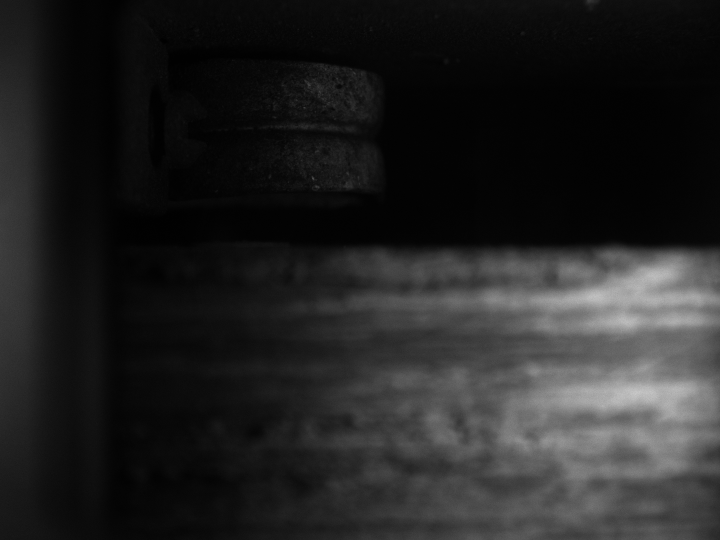
//> input picture build/test7.bmp, 720 x 540 px
$ ./edge_demo   (built with g++ and OpenCV 4)
//> lines starting //> are read from the running program, lines starting //| are printed output that depends on the picture; after the words box and inside, x2 and y2 are one past the last pixel; in counts of white or black regions, pixels touching at a corner belong together
//code by tomLee, 2021/11/16
#include <opencv2/opencv.hpp>
#include <iostream>
// using namespaces to nullify use of cv::function(); syntax and std::function();

#include "opencv2/highgui.hpp"
#include "opencv2/imgcodecs.hpp"
#include "opencv2/imgproc.hpp"
#include <iostream>

using namespace std;
using namespace cv;


int center_x = 382;
int center_y = 108;
int width = 48;
int height = 110;


// float y_up_direction_filter = 0.4;
float y_up_direction_filter = 0.08;
float y_down_direction_filter = 0.9;
float x_right_direction_filter = 0.9;
float x_left_direction_filter = 0.1;

int x_offset = 20; // 20 pixels offset from the right width of the image
int filter_area_size =3000; // 20000 pixels filter size for the bounding box
int filter_area_size_wt =10; /// 10  for the weighting the bounding box
int time_of_dilate = 0; // time of dilate minus the time of erode
//light enhancement
float light_enhance_alpha = 1.1;
int light_enhance_beta = 10;
bool show_filter_image = false; // show the filter box
Rect default_box(center_x, center_y, width, height); // (x=100, y=100)为框的左上角，10x10的大小

//identity light enhancement
float isLight(cv::Mat& src) {
    cv::Mat gray;
    cv::cvtColor(src, gray, cv::COLOR_BGR2GRAY);
    float sum = 0;
    int ls[256] = {0};
    int size = gray.rows * gray.cols;

    for (int i = 0; i < gray.rows; i++) {
        for (int j = 0; j < gray.cols; j++) {
            uchar pixelValue = gray.at<uchar>(i, j);
            sum += (pixelValue - 128);
            ls[(int)pixelValue]++;
        }
    }

    float avg = sum / size;
    float total = 0;

    for (int i = 0; i < 256; i++) {
        total += abs((float)i - avg) * ls[i];
    }
    float mean = total / size;

    float cast = abs(avg / mean);
    cout << "Average:" << avg << ", Anomaly value:" << cast << endl;

    if (cast > 1) {
        cout << "Brightness Anomaly: " << (avg > 0 ? "Too Bright" : "Too Dark") << " " << avg << endl;
    } else {
        cout << "Normal" << endl;
    }

    return avg;
}

//enhance light
void Brightnessand_contrast(Mat &image , Mat& outputImage, double alpha, int beta)
{
	//调整亮度和对比度
	for (int y = 0; y < image.rows; y++) {
		for (int x = 0; x < image.cols; x++) {
			for (int c = 0; c < image.channels(); c++) {
				outputImage.at<cv::Vec3b>(y, x)[c] =
					cv::saturate_cast<uchar>(alpha * image.at<cv::Vec3b>(y, x)[c] + beta);
			}
		}
	}
}


// 判断一个点是否在指定矩形框内
// [4 lines left out: function isPointInsideRect, not called in this run]

void drawBoundingBoxes(const Mat& binaryImage, Mat& outputImage, const Rect& init_box) {
    // Ensure the image is binary (0 or 255 values)
    Point bottomLeft_pt, bottomRight_pt;
    Point upright_pt, downright_pt;
    // Point bottomRight;
    Mat binImage;
    threshold(binaryImage, binImage, 100, 255, THRESH_BINARY);


    // 计算 init_box 的中心点
    Point initCenter(init_box.x + init_box.width / 2, init_box.y + init_box.height / 2);


    // Find contours
    vector<vector<Point>> contours;
    vector<Vec4i> hierarchy;
    findContours(binImage, contours, hierarchy, RETR_EXTERNAL, CHAIN_APPROX_SIMPLE);

    // Variable to store the bounding box with maximum y value
    Rect maxXYBoundingBox;
    int maxY = -1;  // Start with a very small y value to find the max
    int maxheight = -1;
    int maxx = -1;  // Start with a very small y value to find the max
    int maxwidth = -1;

    // Iterate through each contour and find the bounding box with maximum y
    for (const auto& contour : contours) {
        Rect boundingBox = boundingRect(contour);
        // cout << "Bounding boundingBox: " << boundingBox.area() << endl;
        // Skip bounding boxes with area smaller than 100
        if (boundingBox.area() < filter_area_size || abs((boundingBox.y+(boundingBox.height/2)) - (init_box.y+(init_box.height/2))) > init_box.height || boundingBox.area() > filter_area_size_wt*filter_area_size) {
            if (show_filter_image ==true) {
                rectangle(outputImage, boundingBox, Scalar(255, 255, 0), 2);
            };
            // rectangle(outputImage, boundingBox, Scalar(255, 255, 0), 2);
            rectangle(outputImage, boundingBox, Scalar(0, 0, 0), FILLED);
            continue;
        }

        cout << "Bounding boundingBox: " << boundingBox.area() << endl;
        // Check if this bounding box's y value is the largest encountered
        if (boundingBox.y+boundingBox.height > maxY+maxheight&& boundingBox.x+boundingBox.width > maxx+maxwidth)
        {
            maxY = boundingBox.y;
            maxheight = boundingBox.height;
            maxx = boundingBox.x;
            maxwidth = boundingBox.width;
            maxXYBoundingBox = boundingBox;
        }

        // Draw the bottom edge of the bounding box
        // Point bottomLeft(maxXYBoundingBox.x, maxXYBoundingBox.y + maxXYBoundingBox.height); // Bottom-left corner
        // Point bottomRight(maxXYBoundingBox.x + maxXYBoundingBox.width, maxXYBoundingBox.y + maxXYBoundingBox.height); // Bottom-right corner
        Point upright_pt(maxXYBoundingBox.x+maxXYBoundingBox.width, maxXYBoundingBox.y ); // Bottom-left corner
        Point downright_pt(maxXYBoundingBox.x + maxXYBoundingBox.width, maxXYBoundingBox.y + maxXYBoundingBox.height); // Bottom-right corner
        // line(outputImage, bottomLeft, bottomRight, Scalar(0, 0, 255), 2); // Red line for the bottom edge
        line(outputImage, upright_pt, downright_pt, Scalar(0, 0, 255), 2); // Red line for the bottom edge
        // bottomLeft_pt = bottomLeft;
        // bottomRight_pt = bottomRight;
        bottomLeft_pt = upright_pt;
        bottomRight_pt = downright_pt;

    }
    imshow("filter_area_size", outputImage);
    // 计算 bottomLeft_pt 和 bottomRight_pt 的中点
    Point middlePoint((bottomLeft_pt.x + bottomRight_pt.x) / 2,
                      (bottomLeft_pt.y + bottomRight_pt.y) / 2);

    // cout<< "Bounding Boxes2: " << bottomLeft_pt << " " << bottomRight_pt << endl;


    rectangle(outputImage, init_box, Scalar(255, 255, 0), 2);

    // isPointInsideRect(bottomRight, box); // true
    // cout<< "isPointInsideRect: " << isPointInsideRect(bottomLeft_pt, init_box) << endl;

    // 输出 init_box 的中心点和 middlePoint
    cout << "Init Box Center: " << initCenter << endl;
    cout << "Middle Point: " << middlePoint << endl;

    // 计算距离
    int dis = sqrt(pow(middlePoint.x - initCenter.x, 2) + pow(middlePoint.y - initCenter.y, 2));
    int dis_y = abs(init_box.y - middlePoint.y);
    line(outputImage, middlePoint, initCenter, Scalar(255, 0, 0), 2);


    if (dis_y < init_box.width/2) {
        cout << "OK satifies the condition" << endl;
    }
    else {
        cout << "Not OK does not satisfy the condition" << endl;
    };
    cout << "Distance: " << dis << endl;

}


int main()
{
    // [5 lines of commented-out code are left out]
    Mat orignal_img = imread("test7.bmp");
//> orignal_img is the input picture: 540 rows x 720 cols, CV_8UC3; min 1, max 200, mean 35.1
    if (orignal_img.empty()) {
        cerr << "Error: Could not open or find the image!" << endl;
        return -1;
    }
    Mat show_orignal_img = orignal_img;
    // Mat orignal_img = imread("test6.bmp");
    cout << "Original Image Size: " << orignal_img.size() << endl;
//| Original Image Size: [720 x 540]
    // float light_value;
    float light_value = isLight(orignal_img);
//> the loop in isLight, `for (int i = 0; i < gray.rows; i++)` made 540 passes
//> sum on passes 1 to 3: -82508, -165106, -247869
//> after the loop in isLight, `for (int i = 0; i < gray.rows; i++)`: sum = -36104064; ls = 256 values, max 36117 at index 3, min 0 at index 0, mean 1518.8
//> in isLight, `float avg = sum / size;`: avg = -92.86
//> the loop in isLight, `for (int i = 0; i < 256; i++)` made 256 passes
//> total on passes 1 to 3: 0, 143136.9, 1088609
//> after the loop in isLight, `for (int i = 0; i < 256; i++)`: total = 49762296
//> in isLight, `float mean = total / size;`: mean = 128
//> in isLight, `float cast = abs(avg / mean);`: cast = 0.726
//| Average:-92.8602, Anomaly value:0.725531
//> light_value = -92.86


    // Change the background from white to black, since that will help later to extract
    // better results during the use of Distance Transform
    for( int x = 0; x < orignal_img.rows; x++ ) {
      for( int y = 0; y < orignal_img.cols; y++ ) {
          if ( orignal_img.at<Vec3b>(x, y) == Vec3b(255,255,255) ) {
            orignal_img.at<Vec3b>(x, y)[0] = 0;
            orignal_img.at<Vec3b>(x, y)[1] = 0;
            orignal_img.at<Vec3b>(x, y)[2] = 0;
          }
        }
    }
    // // Show output image
    // imshow("Black Background Image", orignal_img);
    // Mat kernel = Mat_<float>(3,3);
    Mat Light_img;

    int cnt = 0;
    int time_of_brightness = 0;
    cout << "Light Value: " << light_value << endl;
//| Light Value: -92.8602
    if(light_value<50){
        Light_img = orignal_img.clone();
        for(cnt = 0; cnt < 10; cnt++){

            Brightnessand_contrast(Light_img, Light_img, light_enhance_alpha, light_enhance_beta);
            float light_value2 = isLight(Light_img);
            cout << "Light light_value2: " << light_value2 << endl;
            if(light_value2>0){
                orignal_img = Light_img;
                time_of_brightness =cnt;
                break;
            }
        }
//> this loop made 6 passes
//> light_value2 on passes 1 to 6: -79.35, -64.49, -48.23, -30.78, -12.47, 6.37
//> (printed output is left out)
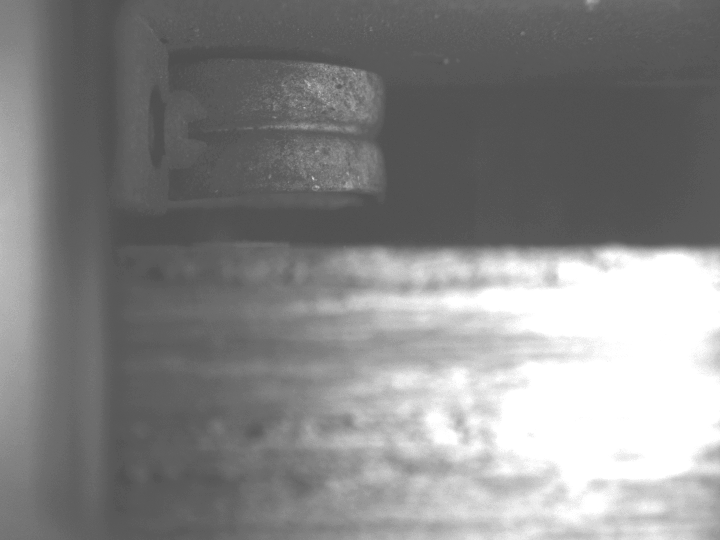
//> Light_img: 540 rows x 720 cols, CV_8UC3; min 78, max 255, mean 134.4

    }


    cout << "Dark light_value: " << light_value << endl;
//| Dark light_value: -92.8602

    // Create a kernel that we will use for accuting/sharpening our image
    Mat kernel = (Mat_<float>(3,3) <<
            1,  1, 1,
            1, -9, 1,
            1,  1, 1); // an approximation of second derivative, a quite strong kernel

    Mat imgLaplacian;
    Mat sharp = orignal_img; // copy source image to another temporary one
    filter2D(sharp, imgLaplacian, CV_32F, kernel);

    orignal_img.convertTo(sharp, CV_32F);
    Mat imgResult = sharp - imgLaplacian;
    // convert back to 8bits gray scale
    imgResult.convertTo(imgResult, CV_8UC3);
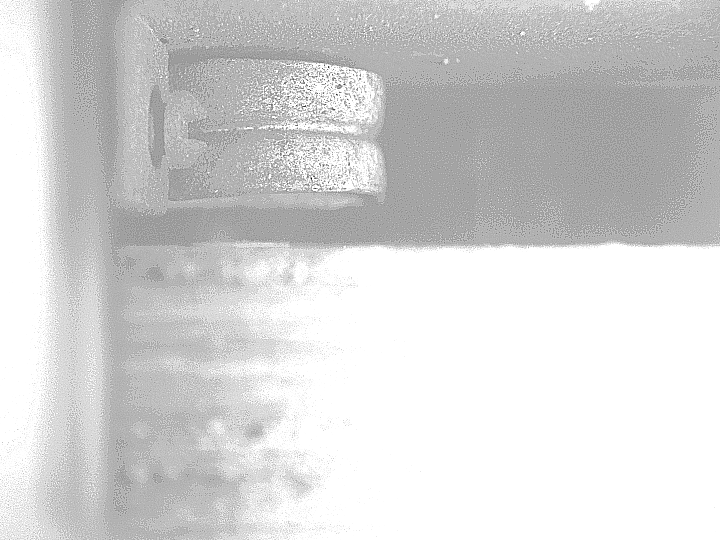
//> imgResult: 540 rows x 720 cols, CV_8UC3; min 1, max 255, mean 212.5
    imgLaplacian.convertTo(imgLaplacian, CV_8UC3);
//> imgLaplacian: 540 rows x 720 cols, CV_8UC3
    // imshow( "Laplace Filtered Image", imgLaplacian );
    imshow( "New Sharped Image", imgResult );
    orignal_img = imgResult; // copy back
    // Create binary image from source image
    Mat bw;
    cvtColor(orignal_img, bw, CV_BGR2GRAY);
    threshold(bw, bw, 40, 200, CV_THRESH_BINARY | CV_THRESH_OTSU);
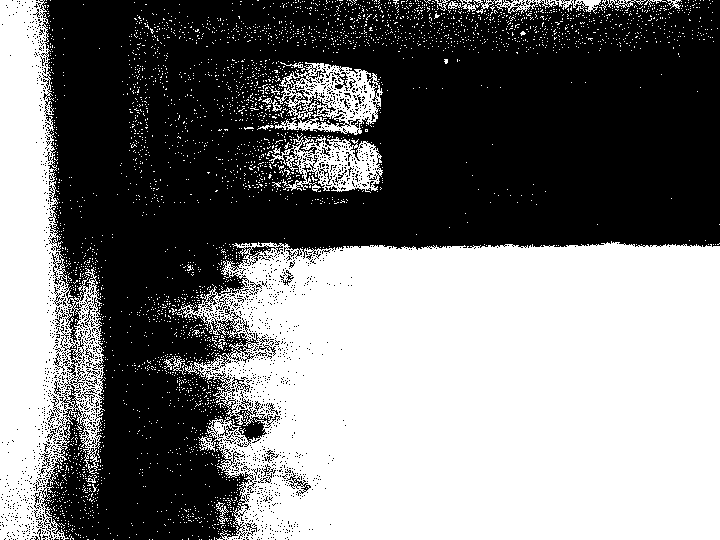
//> bw: 540 rows x 720 cols, CV_8UC1; values 0 (black) and 200 (white), 48.3% white; 3539 white regions (3520 under 20 px), largest, box (x1, y1, x2, y2) and area: (163, 241, 720, 540) 141429, (0, 0, 105, 540) 31932, (275, 62, 383, 135) 3842

    cv::Mat element = getStructuringElement(MORPH_RECT, Size(3, 3));
	cv::Mat result;
    cv::Mat result2;
	cv::erode(bw, result, element);
//> result: 540 rows x 720 cols, CV_8UC1; values 0 (black) and 200 (white), 39% white; 270 white regions (252 under 20 px), largest, box (x1, y1, x2, y2) and area: (226, 244, 720, 540) 129043, (0, 0, 56, 540) 21337, (358, 162, 368, 183) 111
    // cv::erode(result, result, element);

    cv::dilate(result, result2, element);
//> result2: 540 rows x 720 cols, CV_8UC1; values 0 (black) and 200 (white), 41.6% white; 152 white regions (117 under 20 px), largest, box (x1, y1, x2, y2) and area: (225, 243, 720, 540) 133599, (0, 0, 57, 540) 24084, (340, 71, 376, 123) 598
    int ii = 0;
    if (time_of_brightness > 0) {
        for(ii=0 ; ii<time_of_brightness-time_of_dilate; ii++){
            // cout << "time_of_brightness: " << time_of_brightness << endl;
            cv::dilate(result2, result2, element);
        }
//> this loop made 5 passes
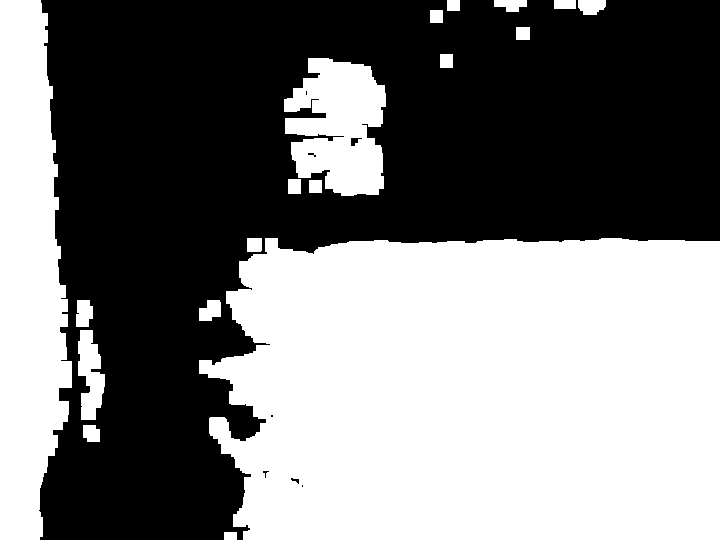
//> result2: 540 rows x 720 cols, CV_8UC1; values 0 (black) and 200 (white), 48.5% white; 18 white regions, largest, box (x1, y1, x2, y2) and area: (199, 238, 720, 540) 143837, (0, 0, 72, 540) 29742, (284, 58, 386, 196) 10180
    }

    // Convert to grayscale
    Mat img_gray;
    cvtColor(orignal_img, img_gray, COLOR_BGR2GRAY);

    // Blur the image for better edge detection
    Mat img_blur;
    GaussianBlur(img_gray, img_blur, Size(3,3), 0);

    // Mat binaryImage1;
    // threshold(img_blur, binaryImage1, 100, 255, THRESH_BINARY); // Adjust the threshold value as needed
    // threshold(img_blur, binaryImage1, 100, 225, CV_THRESH_BINARY); // Adjust the threshold value as needed

    //using the result2 dilation as binaryImage1
    Mat binaryImage1 = result2;
    // imshow("binaryImage1", binaryImage1);
    for(int i=0; i<binaryImage1.rows; i++){


        for(int j=0; j<binaryImage1.cols; j++){
            // y direction filter for removing horizontal lines
            if(i<(orignal_img.rows*y_up_direction_filter) || (i>(orignal_img.rows*y_down_direction_filter)))
            {

                binaryImage1.at<uchar>(i,j) = 0;

                if( j>(orignal_img.cols-x_offset)){
                    binaryImage1.at<uchar>(i,j) = 0;
                }

            }
            // x direction filter for removing horizontal lines
            if(j>(orignal_img.cols*x_right_direction_filter) || j<(orignal_img.cols*x_left_direction_filter)){
                binaryImage1.at<uchar>(i,j) = 0;
            }

        }
    }
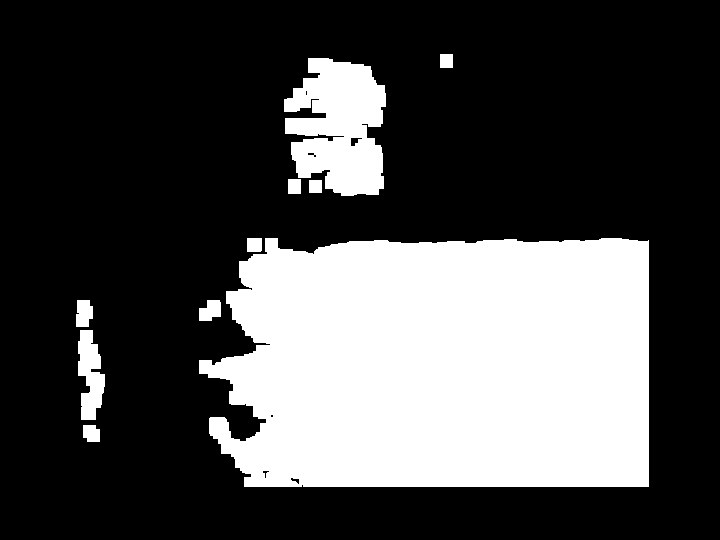
//> binaryImage1: 540 rows x 720 cols, CV_8UC1; values 0 (black) and 200 (white), 29.5% white; 10 white regions, largest, box (x1, y1, x2, y2) and area: (199, 238, 649, 487) 100932, (284, 58, 386, 196) 10180, (78, 330, 105, 420) 1634
    // Draw bounding boxes around white regions
    Mat outputImage;
    outputImage = orignal_img.clone(); // Copy the original image to outputImage
    cvtColor(binaryImage1, outputImage, COLOR_GRAY2BGR); // Convert to BGR to draw colored bounding boxes

    drawBoundingBoxes(binaryImage1, outputImage ,default_box);
//> in drawBoundingBoxes, `Point initCenter(init_box.x + init_box.width / 2, init_box.y + init_bo..`: initCenter = Point(406, 163)
//> in drawBoundingBoxes, `findContours(binImage, contours, hierarchy, RETR_EXTERNAL, CHAIN_APPRO..`: contours = 10 contours; largest, box (x1, y1, x2, y2) and area: (199, 238, 649, 487) 100150, (284, 58, 386, 196) 9870, (78, 330, 105, 420) 1504, (76, 300, 93, 327) 350, (199, 300, 221, 321) 320
//> the loop in drawBoundingBoxes, `for (const auto& contour : contours)` made 10 passes
//> (maxY, maxheight, maxx, maxwidth, maxXYBoundingBox, bottomLeft_pt, bottomRight_pt) on pass 9: (58, 138, 284, 102, Rect(284, 58, 102, 138), Point(386, 58), Point(386, 196))
//> (printed output is left out)
//> after the loop in drawBoundingBoxes, `for (const auto& contour : contours)`:
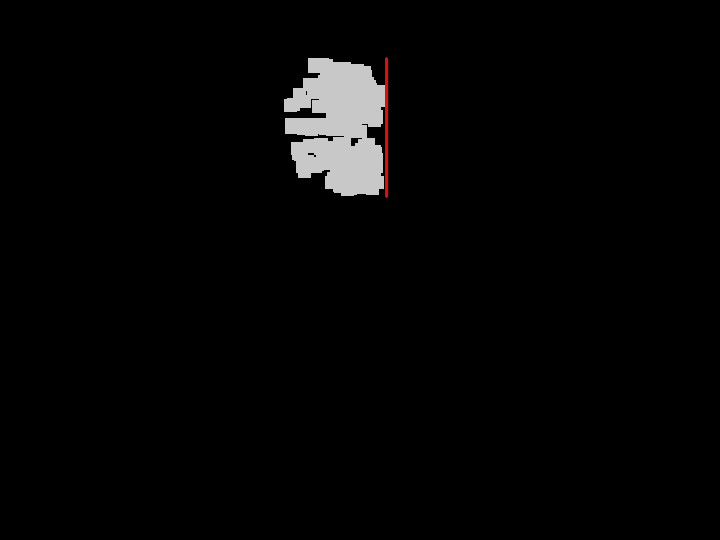
//> outputImage: 540 rows x 720 cols, CV_8UC3; mean B, G, R 5.2, 5.2, 5.5
//> after the loop in drawBoundingBoxes, `for (const auto& contour : contours)`: maxY = 58; maxheight = 138; maxx = 284; maxwidth = 102
//> in drawBoundingBoxes, `Point middlePoint((bottomLeft_pt.x + bottomRight_pt.x) / 2, (bottomLef..`: middlePoint = Point(386, 127)
//| Init Box Center: [406, 163]
//| Middle Point: [386, 127]
//> in drawBoundingBoxes, `int dis = sqrt(pow(middlePoint.x - initCenter.x, 2) + pow(middlePoint...`: dis = 41
//> in drawBoundingBoxes, `int dis_y = abs(init_box.y - middlePoint.y);`: dis_y = 19
//| Distance: 41

    // Display the output image with bounding boxes
    line(outputImage, Point(0,orignal_img.rows*y_up_direction_filter), Point(binaryImage1.cols, orignal_img.rows*y_up_direction_filter), Scalar(255,0,0), 1);
    line(outputImage, Point(0,orignal_img.rows*y_down_direction_filter), Point(binaryImage1.cols, orignal_img.rows*y_down_direction_filter), Scalar(255,0,0), 1);
    line(outputImage, Point(orignal_img.cols*x_left_direction_filter,0), Point(orignal_img.cols*x_left_direction_filter, binaryImage1.rows), Scalar(255,0,255), 1);
    line(outputImage, Point(orignal_img.cols*x_right_direction_filter,0), Point(orignal_img.cols*x_right_direction_filter, binaryImage1.rows), Scalar(255,0,255), 1);
    Mat imgConcat;
    hconcat(show_orignal_img, outputImage, imgConcat);
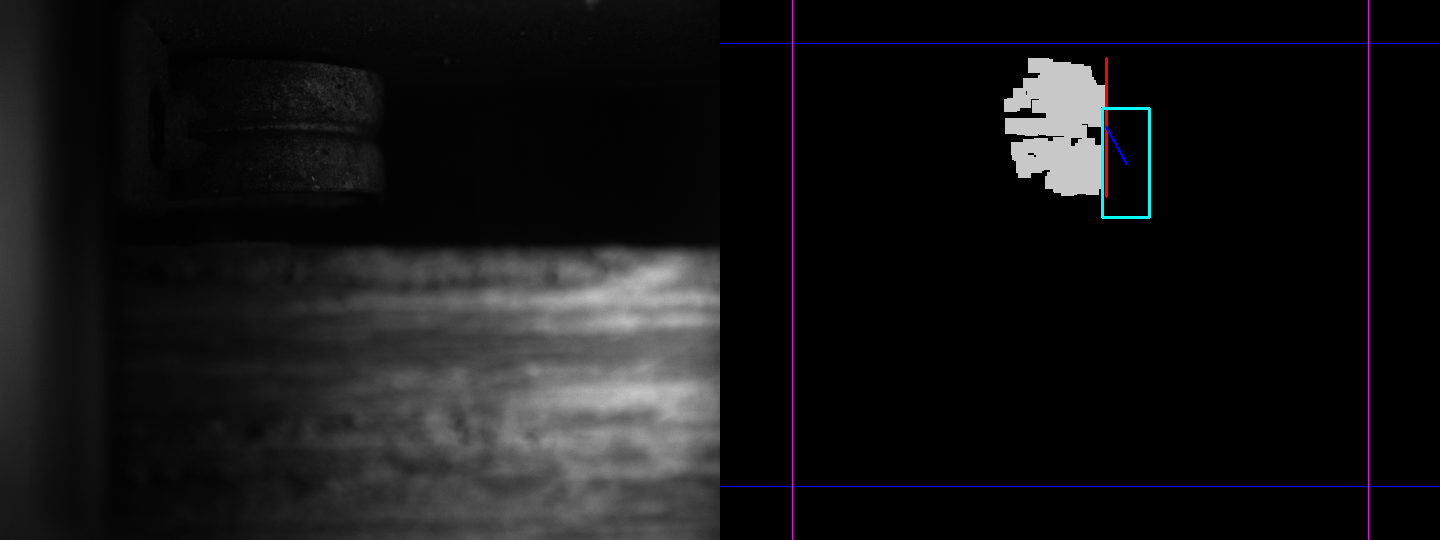
//> imgConcat: 540 rows x 1440 cols, CV_8UC3; mean B, G, R 21.3, 20.5, 20.6

    // 显示拼接后的图像
    imshow("Two Images", imgConcat);

    waitKey(0);
    destroyAllWindows();
    return 0;
}
